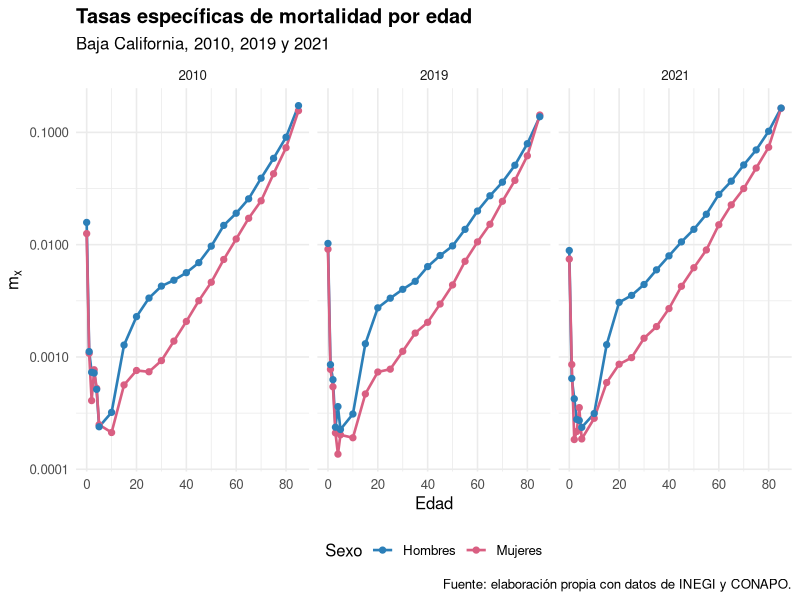
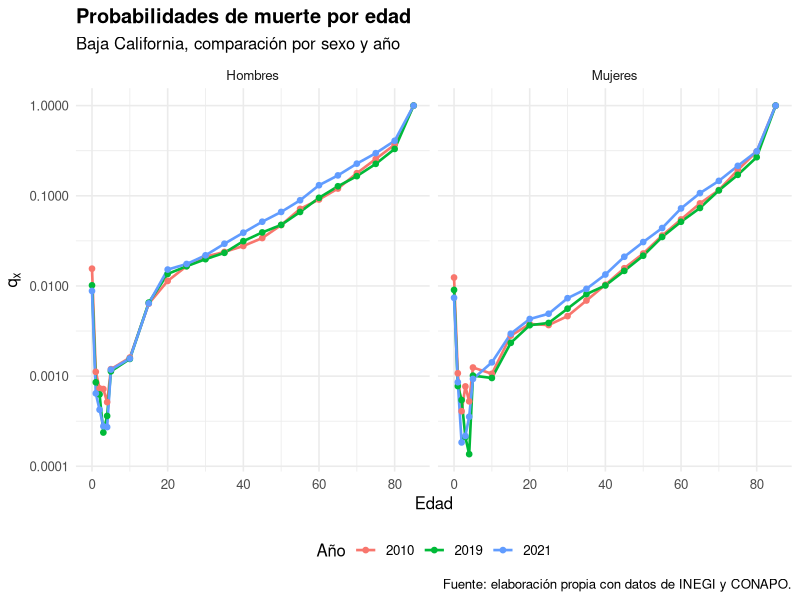
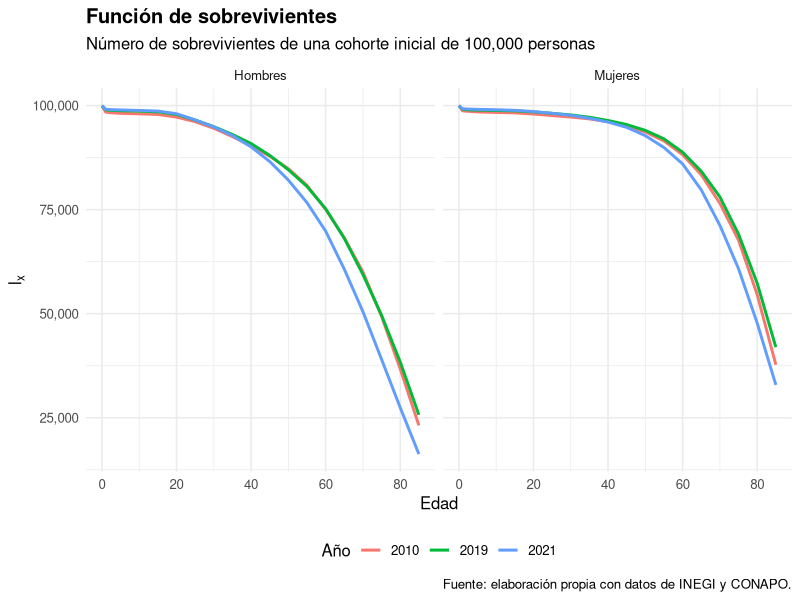
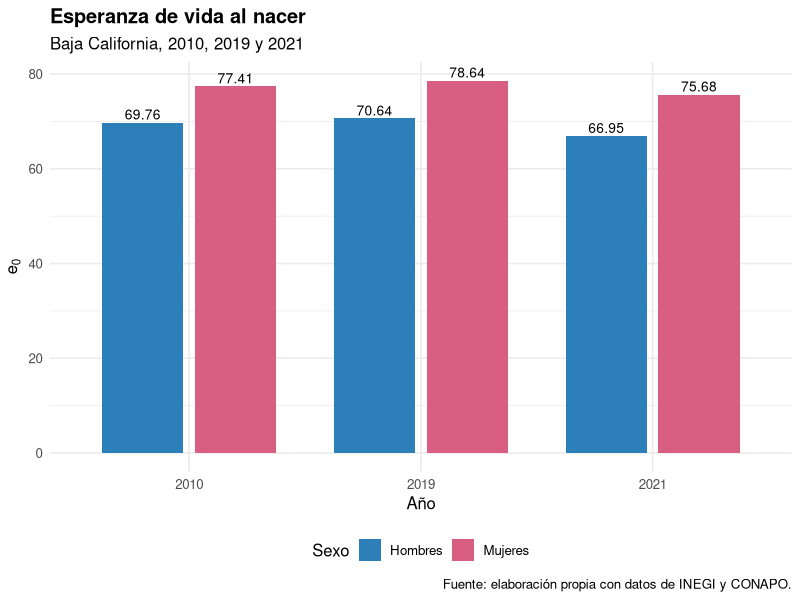
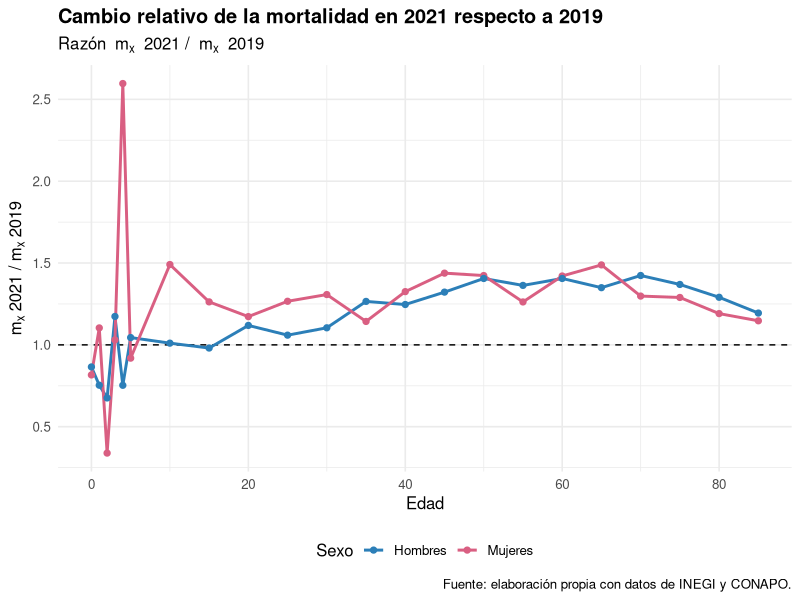

Write R code to recreate these figures, in order.
# ============================================================
# 05_graficas.R
# Gráficas para el informe de tablas de vida
# Baja California, 2010, 2019 y 2021
# ============================================================

# ------------------------------------------------------------
# 0. Paquetes
# ------------------------------------------------------------

library(data.table)
library(dplyr)
library(tidyr)
library(ggplot2)
library(scales)

# ------------------------------------------------------------
# 1. Crear carpeta de salida
# ------------------------------------------------------------

dir.create("graficas", showWarnings = FALSE)

# ------------------------------------------------------------
# 2. Leer bases
# ------------------------------------------------------------

tabla_vida_bc <- fread("data/clean/tabla_vida_bc.csv")
esperanza_vida_bc <- fread("data/clean/esperanza_vida_bc.csv")

# ------------------------------------------------------------
# 3. Preparar etiquetas
# ------------------------------------------------------------

tabla_vida_bc <- tabla_vida_bc %>%
  mutate(
    sexo = case_when(
      sex == "m" ~ "Hombres",
      sex == "f" ~ "Mujeres",
      TRUE ~ sex
    ),
    anio = as.factor(year),
    mx_plot = if_else(mx <= 0, NA_real_, mx),
    qx_plot = if_else(qx <= 0, NA_real_, qx)
  )

# Colores sencillos
col_hombres <- "#2C7FB8"
col_mujeres <- "#D95F82"

# ------------------------------------------------------------
# 4. Gráfica de mx
# ------------------------------------------------------------

g_mx <- ggplot(
  tabla_vida_bc,
  aes(x = age, y = mx_plot, color = sexo, group = sexo)
) +
  geom_line(linewidth = 0.9) +
  geom_point(size = 1.8) +
  facet_wrap(~ anio, nrow = 1) +
  scale_y_log10(labels = label_number()) +
  scale_color_manual(values = c("Hombres" = col_hombres,
                                "Mujeres" = col_mujeres)) +
  labs(
    title = "Tasas específicas de mortalidad por edad",
    subtitle = "Baja California, 2010, 2019 y 2021",
    x = "Edad",
    y = expression(m[x]),
    color = "Sexo",
    caption = "Fuente: elaboración propia con datos de INEGI y CONAPO."
  ) +
  theme_minimal(base_size = 12) +
  theme(
    plot.title = element_text(face = "bold"),
    legend.position = "bottom"
  )

ggsave(
  filename = "graficas/mx_bc.png",
  plot = g_mx,
  width = 9,
  height = 5,
  dpi = 300
)

# ------------------------------------------------------------
# 5. Gráfica de qx
# ------------------------------------------------------------

g_qx <- ggplot(
  tabla_vida_bc,
  aes(x = age, y = qx_plot, color = anio, group = anio)
) +
  geom_line(linewidth = 0.9) +
  geom_point(size = 1.6) +
  facet_wrap(~ sexo, nrow = 1) +
  scale_y_log10(labels = label_number()) +
  labs(
    title = "Probabilidades de muerte por edad",
    subtitle = "Baja California, comparación por sexo y año",
    x = "Edad",
    y = expression(q[x]),
    color = "Año",
    caption = "Fuente: elaboración propia con datos de INEGI y CONAPO."
  ) +
  theme_minimal(base_size = 12) +
  theme(
    plot.title = element_text(face = "bold"),
    legend.position = "bottom"
  )

ggsave(
  filename = "graficas/qx_bc.png",
  plot = g_qx,
  width = 9,
  height = 5,
  dpi = 300
)

# ------------------------------------------------------------
# 6. Gráfica de lx
# ------------------------------------------------------------

g_lx <- ggplot(
  tabla_vida_bc,
  aes(x = age, y = lx, color = anio, group = anio)
) +
  geom_line(linewidth = 1) +
  facet_wrap(~ sexo, nrow = 1) +
  scale_y_continuous(labels = comma) +
  labs(
    title = "Función de sobrevivientes",
    subtitle = "Número de sobrevivientes de una cohorte inicial de 100,000 personas",
    x = "Edad",
    y = expression(l[x]),
    color = "Año",
    caption = "Fuente: elaboración propia con datos de INEGI y CONAPO."
  ) +
  theme_minimal(base_size = 12) +
  theme(
    plot.title = element_text(face = "bold"),
    legend.position = "bottom"
  )

ggsave(
  filename = "graficas/lx_bc.png",
  plot = g_lx,
  width = 9,
  height = 5,
  dpi = 300
)

# ------------------------------------------------------------
# 7. Gráfica de esperanza de vida al nacer
# ------------------------------------------------------------

e0_larga <- esperanza_vida_bc %>%
  pivot_longer(
    cols = c(Hombres, Mujeres),
    names_to = "sexo",
    values_to = "e0"
  ) %>%
  mutate(anio = as.factor(year))

g_e0 <- ggplot(
  e0_larga,
  aes(x = anio, y = e0, fill = sexo)
) +
  geom_col(position = position_dodge(width = 0.8), width = 0.7) +
  geom_text(
    aes(label = round(e0, 2)),
    position = position_dodge(width = 0.8),
    vjust = -0.3,
    size = 3.5
  ) +
  scale_fill_manual(values = c("Hombres" = col_hombres,
                               "Mujeres" = col_mujeres)) +
  labs(
    title = "Esperanza de vida al nacer",
    subtitle = "Baja California, 2010, 2019 y 2021",
    x = "Año",
    y = expression(e[0]),
    fill = "Sexo",
    caption = "Fuente: elaboración propia con datos de INEGI y CONAPO."
  ) +
  theme_minimal(base_size = 12) +
  theme(
    plot.title = element_text(face = "bold"),
    legend.position = "bottom"
  )

ggsave(
  filename = "graficas/e0_bc.png",
  plot = g_e0,
  width = 8,
  height = 5,
  dpi = 300
)

# ------------------------------------------------------------
# 8. Gráfica del impacto COVID: razón mx 2021 / mx 2019
# ------------------------------------------------------------
# Esta gráfica muestra cuánto aumentó la mortalidad en 2021
# respecto al año previo a la pandemia.
#
# Si la razón es mayor que 1, la mortalidad fue mayor en 2021.
# ------------------------------------------------------------

impacto_covid <- tabla_vida_bc %>%
  filter(year %in% c(2019, 2021)) %>%
  select(year, sex, sexo, age, mx) %>%
  pivot_wider(
    names_from = year,
    values_from = mx,
    names_prefix = "mx_"
  ) %>%
  mutate(
    razon_mx = mx_2021 / mx_2019
  )

g_covid <- ggplot(
  impacto_covid,
  aes(x = age, y = razon_mx, color = sexo, group = sexo)
) +
  geom_hline(yintercept = 1, linetype = "dashed") +
  geom_line(linewidth = 1) +
  geom_point(size = 1.8) +
  scale_color_manual(values = c("Hombres" = col_hombres,
                                "Mujeres" = col_mujeres)) +
  labs(
    title = "Cambio relativo de la mortalidad en 2021 respecto a 2019",
    subtitle = expression("Razón " ~ m[x] ~ " 2021 / " ~ m[x] ~ " 2019"),
    x = "Edad",
    y = expression(m[x]~"2021 /"~m[x]~"2019"),
    color = "Sexo",
    caption = "Fuente: elaboración propia con datos de INEGI y CONAPO."
  ) +
  theme_minimal(base_size = 12) +
  theme(
    plot.title = element_text(face = "bold"),
    legend.position = "bottom"
  )

ggsave(
  filename = "graficas/impacto_covid_mx_bc.png",
  plot = g_covid,
  width = 9,
  height = 5,
  dpi = 300
)

# ------------------------------------------------------------
# 9. Revisión final
# ------------------------------------------------------------

cat("\nGráficas creadas correctamente en la carpeta graficas:\n")
print(list.files("graficas"))
